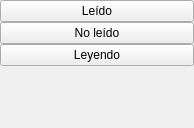
<?xml version="1.0" encoding="UTF-8"?>
<ui version="4.0">
 <class>ViewerBookListActions</class>
 <widget class="QWidget" name="ViewerBookListActions">
  <property name="geometry">
   <rect>
    <x>0</x>
    <y>0</y>
    <width>194</width>
    <height>128</height>
   </rect>
  </property>
  <property name="maximumSize">
   <size>
    <width>194</width>
    <height>128</height>
   </size>
  </property>
  <property name="windowTitle">
   <string>Form</string>
  </property>
  <property name="styleSheet">
   <string notr="true"/>
  </property>
  <layout class="QVBoxLayout" name="verticalLayout">
   <property name="spacing">
    <number>0</number>
   </property>
   <property name="margin">
    <number>0</number>
   </property>
   <item>
    <widget class="QWidget" name="ViewerBookListActionsCont" native="true">
     <property name="sizePolicy">
      <sizepolicy hsizetype="Preferred" vsizetype="Fixed">
       <horstretch>0</horstretch>
       <verstretch>0</verstretch>
      </sizepolicy>
     </property>
     <layout class="QVBoxLayout" name="verticalLayout_2">
      <property name="spacing">
       <number>0</number>
      </property>
      <property name="margin">
       <number>0</number>
      </property>
      <item>
       <widget class="QPushButton" name="readBtn">
        <property name="text">
         <string>Leído</string>
        </property>
       </widget>
      </item>
      <item>
       <widget class="QPushButton" name="noReadBtn">
        <property name="text">
         <string>No leído</string>
        </property>
       </widget>
      </item>
      <item>
       <widget class="QPushButton" name="readingBtn">
        <property name="text">
         <string>Leyendo</string>
        </property>
       </widget>
      </item>
     </layout>
    </widget>
   </item>
   <item>
    <spacer name="verticalSpacer_2">
     <property name="orientation">
      <enum>Qt::Vertical</enum>
     </property>
     <property name="sizeType">
      <enum>QSizePolicy::Expanding</enum>
     </property>
     <property name="sizeHint" stdset="0">
      <size>
       <width>20</width>
       <height>5</height>
      </size>
     </property>
    </spacer>
   </item>
  </layout>
 </widget>
 <resources/>
 <connections/>
</ui>
